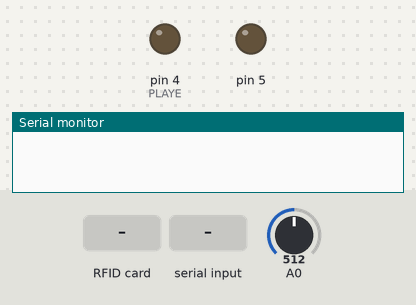
The sketch below on a simulated Arduino Uno, built with avr-gcc and run on an emulated ATmega328P. On the bench: output pins drawn as LEDs (lit = HIGH), the last lines printed to the serial monitor. Inputs (shaded band) come from the test bench; at power-on: A0 = 512. Pins used as bus, display or sensor lines are not drawn.

Above: at 1.2 s.
1.3 s: RFID card 5E 7A 19 C4 held to the reader
At 2.2 s:
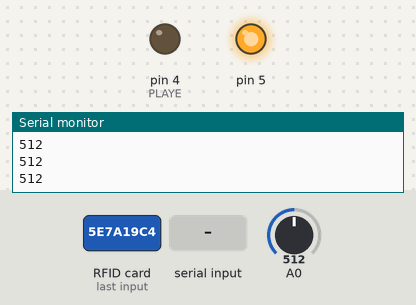
2.8 s: "2" received over Serial
At 3.4 s:
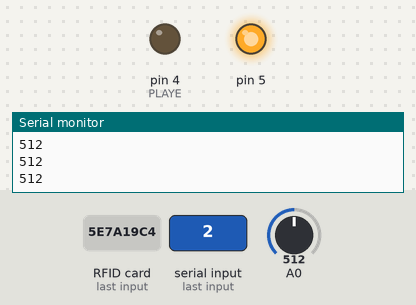
Timing chart, 0 to 5.8 s (numbered marks = the images above; inputs shaded):
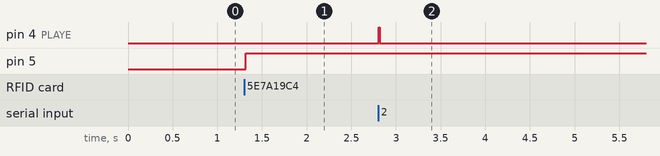

Measured:
- after the input at 1.3 s, pin 5: LOW → HIGH at once
- after the input at 2.8 s, pin 4 (PLAYE): LOW → HIGH at once, → LOW 0.01 s later

The sketch:

01_code.ino
```cpp
#include <SPI.h>
#include <MFRC522.h>

int REC = 8;
int PLAYE = 4;
int alcohol;

char input;

int num = 0;
int state = 0;

#define SS_PIN 10
#define RST_PIN 9

MFRC522 rfid(SS_PIN, RST_PIN); // RFID 리더기 인스턴스

void setup() {
  Serial.begin(9600);
  pinMode(REC, INPUT);
  pinMode(PLAYE, OUTPUT);
  Serial.begin(9600);   // 시리얼 통신 시작
  SPI.begin();          // SPI 버스 초기화
  rfid.PCD_Init();      // RFID 리더기 초기화
  pinMode(5,OUTPUT);
}

void loop() {
   if (rfid.PICC_ReadCardSerial() || rfid.PICC_IsNewCardPresent()){
    if(state==0){
      state=1;
      Serial.println("시동 ON");
      digitalWrite(5,HIGH);
    }
    else if(state==1){
      state=0;
      Serial.println("시동 OFF");
      digitalWrite(5,LOW);
    }
    delay(500);
    rfid.PICC_HaltA();
    rfid.PCD_StopCrypto1();
  }

    if(Serial.available())
  {
    input = Serial.read();

    if(input == '1') // 녹음
    {
      digitalWrite(REC,HIGH);
      delay(3000);
      digitalWrite(REC,LOW);
      Serial.println("REC...");
    }
    else if(input == '2') // 재생
  {
      digitalWrite(PLAYE,HIGH);
      Serial.println("PLAYE...");
      delay(10);
      digitalWrite(PLAYE,LOW);
  }
}

if(state==1){
  alcohol = analogRead(A0);
  Serial.println(alcohol);

  if(alcohol>400)
  {
    num++;
    if(num%500 == 0){
      digitalWrite(PLAYE,HIGH);
      Serial.println("PLAYE...");
      delay(10);
      digitalWrite(PLAYE,LOW);
    }
    if(num/500 > 3){
      state=0;
      Serial.println("시동 OFF");
      digitalWrite(5,LOW);
    }
  }
  else{
    num = 0;
  }
}

}
```
